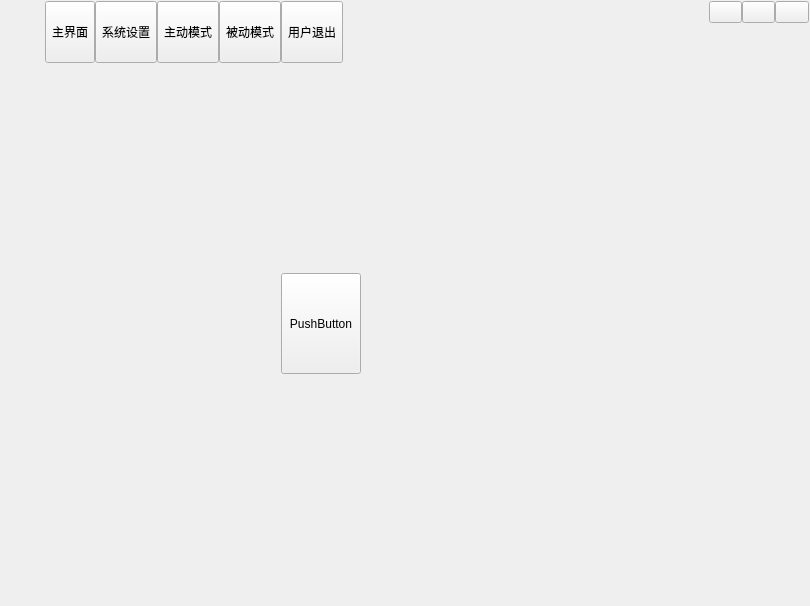
<?xml version="1.0" encoding="UTF-8"?>
<ui version="4.0">
 <class>frmMain</class>
 <widget class="QWidget" name="frmMain">
  <property name="geometry">
   <rect>
    <x>0</x>
    <y>0</y>
    <width>810</width>
    <height>606</height>
   </rect>
  </property>
  <property name="windowTitle">
   <string>Dialog</string>
  </property>
  <property name="sizeGripEnabled" stdset="0">
   <bool>false</bool>
  </property>
  <layout class="QVBoxLayout" name="verticalLayout">
   <property name="spacing">
    <number>0</number>
   </property>
   <property name="leftMargin">
    <number>1</number>
   </property>
   <property name="topMargin">
    <number>1</number>
   </property>
   <property name="rightMargin">
    <number>1</number>
   </property>
   <property name="bottomMargin">
    <number>1</number>
   </property>
   <item>
    <widget class="QWidget" name="widgetTitle" native="true">
     <property name="sizePolicy">
      <sizepolicy hsizetype="Preferred" vsizetype="Fixed">
       <horstretch>0</horstretch>
       <verstretch>0</verstretch>
      </sizepolicy>
     </property>
     <layout class="QHBoxLayout" name="horizontalLayout_2">
      <property name="spacing">
       <number>10</number>
      </property>
      <property name="leftMargin">
       <number>10</number>
      </property>
      <property name="topMargin">
       <number>0</number>
      </property>
      <property name="rightMargin">
       <number>0</number>
      </property>
      <property name="bottomMargin">
       <number>0</number>
      </property>
      <item>
       <widget class="QLabel" name="labIco">
        <property name="text">
         <string/>
        </property>
        <property name="alignment">
         <set>Qt::AlignCenter</set>
        </property>
       </widget>
      </item>
      <item>
       <widget class="QLabel" name="labTitle">
        <property name="styleSheet">
         <string notr="true"/>
        </property>
        <property name="text">
         <string/>
        </property>
        <property name="alignment">
         <set>Qt::AlignLeading|Qt::AlignLeft|Qt::AlignVCenter</set>
        </property>
       </widget>
      </item>
      <item>
       <widget class="QWidget" name="widgetTop" native="true">
        <layout class="QHBoxLayout" name="horizontalLayout_3">
         <property name="spacing">
          <number>0</number>
         </property>
         <property name="leftMargin">
          <number>0</number>
         </property>
         <property name="topMargin">
          <number>0</number>
         </property>
         <property name="rightMargin">
          <number>0</number>
         </property>
         <property name="bottomMargin">
          <number>0</number>
         </property>
         <item>
          <widget class="QToolButton" name="btnMain">
           <property name="sizePolicy">
            <sizepolicy hsizetype="Fixed" vsizetype="Expanding">
             <horstretch>0</horstretch>
             <verstretch>0</verstretch>
            </sizepolicy>
           </property>
           <property name="text">
            <string>主界面</string>
           </property>
           <property name="icon">
            <iconset>
             <normaloff>:/image/main_main.png</normaloff>:/image/main_main.png</iconset>
           </property>
           <property name="toolButtonStyle">
            <enum>Qt::ToolButtonTextUnderIcon</enum>
           </property>
          </widget>
         </item>
         <item>
          <widget class="QToolButton" name="btnConfig">
           <property name="sizePolicy">
            <sizepolicy hsizetype="Fixed" vsizetype="Expanding">
             <horstretch>0</horstretch>
             <verstretch>0</verstretch>
            </sizepolicy>
           </property>
           <property name="text">
            <string>系统设置</string>
           </property>
           <property name="icon">
            <iconset>
             <normaloff>:/image/main_config.png</normaloff>:/image/main_config.png</iconset>
           </property>
           <property name="toolButtonStyle">
            <enum>Qt::ToolButtonTextUnderIcon</enum>
           </property>
          </widget>
         </item>
         <item>
          <widget class="QToolButton" name="btnData">
           <property name="sizePolicy">
            <sizepolicy hsizetype="Fixed" vsizetype="Expanding">
             <horstretch>0</horstretch>
             <verstretch>0</verstretch>
            </sizepolicy>
           </property>
           <property name="text">
            <string>主动模式</string>
           </property>
           <property name="icon">
            <iconset>
             <normaloff>:/image/main_data.png</normaloff>:/image/main_data.png</iconset>
           </property>
           <property name="checked">
            <bool>false</bool>
           </property>
           <property name="toolButtonStyle">
            <enum>Qt::ToolButtonTextUnderIcon</enum>
           </property>
          </widget>
         </item>
         <item>
          <widget class="QToolButton" name="btnHelp">
           <property name="sizePolicy">
            <sizepolicy hsizetype="Fixed" vsizetype="Expanding">
             <horstretch>0</horstretch>
             <verstretch>0</verstretch>
            </sizepolicy>
           </property>
           <property name="styleSheet">
            <string notr="true"/>
           </property>
           <property name="text">
            <string>被动模式</string>
           </property>
           <property name="icon">
            <iconset>
             <normaloff>:/image/main_person.png</normaloff>:/image/main_person.png</iconset>
           </property>
           <property name="toolButtonStyle">
            <enum>Qt::ToolButtonTextUnderIcon</enum>
           </property>
          </widget>
         </item>
         <item>
          <widget class="QToolButton" name="btnExit">
           <property name="sizePolicy">
            <sizepolicy hsizetype="Fixed" vsizetype="Expanding">
             <horstretch>0</horstretch>
             <verstretch>0</verstretch>
            </sizepolicy>
           </property>
           <property name="styleSheet">
            <string notr="true"/>
           </property>
           <property name="text">
            <string>用户退出</string>
           </property>
           <property name="icon">
            <iconset>
             <normaloff>:/image/main_exit.png</normaloff>:/image/main_exit.png</iconset>
           </property>
           <property name="toolButtonStyle">
            <enum>Qt::ToolButtonTextUnderIcon</enum>
           </property>
          </widget>
         </item>
        </layout>
       </widget>
      </item>
      <item>
       <spacer name="horizontalSpacer">
        <property name="orientation">
         <enum>Qt::Horizontal</enum>
        </property>
        <property name="sizeHint" stdset="0">
         <size>
          <width>40</width>
          <height>20</height>
         </size>
        </property>
       </spacer>
      </item>
      <item>
       <widget class="QWidget" name="widgetMenu" native="true">
        <property name="minimumSize">
         <size>
          <width>100</width>
          <height>0</height>
         </size>
        </property>
        <property name="maximumSize">
         <size>
          <width>100</width>
          <height>16777215</height>
         </size>
        </property>
        <layout class="QGridLayout" name="gridLayout_2">
         <property name="leftMargin">
          <number>0</number>
         </property>
         <property name="topMargin">
          <number>0</number>
         </property>
         <property name="rightMargin">
          <number>0</number>
         </property>
         <property name="bottomMargin">
          <number>0</number>
         </property>
         <property name="spacing">
          <number>0</number>
         </property>
         <item row="1" column="1" colspan="3">
          <spacer name="verticalSpacer">
           <property name="orientation">
            <enum>Qt::Vertical</enum>
           </property>
           <property name="sizeHint" stdset="0">
            <size>
             <width>20</width>
             <height>40</height>
            </size>
           </property>
          </spacer>
         </item>
         <item row="0" column="1">
          <widget class="QPushButton" name="btnMenu_Min">
           <property name="sizePolicy">
            <sizepolicy hsizetype="Minimum" vsizetype="Expanding">
             <horstretch>0</horstretch>
             <verstretch>0</verstretch>
            </sizepolicy>
           </property>
           <property name="cursor">
            <cursorShape>ArrowCursor</cursorShape>
           </property>
           <property name="focusPolicy">
            <enum>Qt::NoFocus</enum>
           </property>
           <property name="toolTip">
            <string>最小化</string>
           </property>
           <property name="text">
            <string/>
           </property>
          </widget>
         </item>
         <item row="0" column="3">
          <widget class="QPushButton" name="btnMenu_Close">
           <property name="sizePolicy">
            <sizepolicy hsizetype="Minimum" vsizetype="Expanding">
             <horstretch>0</horstretch>
             <verstretch>0</verstretch>
            </sizepolicy>
           </property>
           <property name="cursor">
            <cursorShape>ArrowCursor</cursorShape>
           </property>
           <property name="focusPolicy">
            <enum>Qt::NoFocus</enum>
           </property>
           <property name="toolTip">
            <string>关闭</string>
           </property>
           <property name="text">
            <string/>
           </property>
          </widget>
         </item>
         <item row="0" column="2">
          <widget class="QPushButton" name="btnMenu_Max">
           <property name="sizePolicy">
            <sizepolicy hsizetype="Minimum" vsizetype="Expanding">
             <horstretch>0</horstretch>
             <verstretch>0</verstretch>
            </sizepolicy>
           </property>
           <property name="focusPolicy">
            <enum>Qt::NoFocus</enum>
           </property>
           <property name="text">
            <string/>
           </property>
          </widget>
         </item>
        </layout>
       </widget>
      </item>
     </layout>
    </widget>
   </item>
   <item>
    <widget class="QStackedWidget" name="stackedWidget">
     <property name="styleSheet">
      <string notr="true"/>
     </property>
     <property name="currentIndex">
      <number>1</number>
     </property>
     <widget class="QWidget" name="page1">
      <layout class="QHBoxLayout" name="horizontalLayout">
       <property name="spacing">
        <number>0</number>
       </property>
       <property name="leftMargin">
        <number>0</number>
       </property>
       <property name="topMargin">
        <number>0</number>
       </property>
       <property name="rightMargin">
        <number>0</number>
       </property>
       <property name="bottomMargin">
        <number>0</number>
       </property>
       <item>
        <widget class="QWidget" name="widgetLeftMain" native="true">
         <property name="maximumSize">
          <size>
           <width>90</width>
           <height>16777215</height>
          </size>
         </property>
         <layout class="QVBoxLayout" name="verticalLayout_2">
          <property name="spacing">
           <number>0</number>
          </property>
          <property name="leftMargin">
           <number>0</number>
          </property>
          <property name="topMargin">
           <number>0</number>
          </property>
          <property name="rightMargin">
           <number>0</number>
          </property>
          <property name="bottomMargin">
           <number>0</number>
          </property>
          <item>
           <widget class="QToolButton" name="tbtnMain1">
            <property name="sizePolicy">
             <sizepolicy hsizetype="Expanding" vsizetype="Fixed">
              <horstretch>0</horstretch>
              <verstretch>0</verstretch>
             </sizepolicy>
            </property>
            <property name="text">
             <string>数据显示</string>
            </property>
           </widget>
          </item>
          <item>
           <widget class="QToolButton" name="tbtnMain2">
            <property name="sizePolicy">
             <sizepolicy hsizetype="Expanding" vsizetype="Fixed">
              <horstretch>0</horstretch>
              <verstretch>0</verstretch>
             </sizepolicy>
            </property>
            <property name="text">
             <string>用户信息</string>
            </property>
           </widget>
          </item>
          <item>
           <widget class="QToolButton" name="tbtnMain3">
            <property name="sizePolicy">
             <sizepolicy hsizetype="Expanding" vsizetype="Fixed">
              <horstretch>0</horstretch>
              <verstretch>0</verstretch>
             </sizepolicy>
            </property>
            <property name="text">
             <string>设备状态</string>
            </property>
           </widget>
          </item>
          <item>
           <spacer name="verticalSpacer_2">
            <property name="orientation">
             <enum>Qt::Vertical</enum>
            </property>
            <property name="sizeHint" stdset="0">
             <size>
              <width>20</width>
              <height>471</height>
             </size>
            </property>
           </spacer>
          </item>
         </layout>
        </widget>
       </item>
       <item>
        <widget class="QWidget" name="widgetMainWidget" native="true"/>
       </item>
      </layout>
     </widget>
     <widget class="QWidget" name="widget_blank">
      <widget class="QWidget" name="widget_2" native="true">
       <property name="geometry">
        <rect>
         <x>220</x>
         <y>100</y>
         <width>291</width>
         <height>251</height>
        </rect>
       </property>
       <widget class="QPushButton" name="pushButton_2">
        <property name="geometry">
         <rect>
          <x>60</x>
          <y>110</y>
          <width>80</width>
          <height>101</height>
         </rect>
        </property>
        <property name="text">
         <string>PushButton</string>
        </property>
       </widget>
      </widget>
     </widget>
     <widget class="QWidget" name="page2">
      <layout class="QHBoxLayout" name="horizontalLayout_4">
       <property name="spacing">
        <number>0</number>
       </property>
       <property name="leftMargin">
        <number>0</number>
       </property>
       <property name="topMargin">
        <number>0</number>
       </property>
       <property name="rightMargin">
        <number>0</number>
       </property>
       <property name="bottomMargin">
        <number>0</number>
       </property>
       <item>
        <widget class="QWidget" name="widgetLeftConfig" native="true">
         <property name="maximumSize">
          <size>
           <width>110</width>
           <height>16777215</height>
          </size>
         </property>
         <layout class="QVBoxLayout" name="verticalLayout_3">
          <property name="spacing">
           <number>0</number>
          </property>
          <property name="leftMargin">
           <number>0</number>
          </property>
          <property name="topMargin">
           <number>0</number>
          </property>
          <property name="rightMargin">
           <number>0</number>
          </property>
          <property name="bottomMargin">
           <number>0</number>
          </property>
          <item>
           <widget class="QToolButton" name="tbtnConfig1">
            <property name="sizePolicy">
             <sizepolicy hsizetype="Expanding" vsizetype="Fixed">
              <horstretch>0</horstretch>
              <verstretch>0</verstretch>
             </sizepolicy>
            </property>
            <property name="text">
             <string>基本设置</string>
            </property>
           </widget>
          </item>
          <item>
           <widget class="QToolButton" name="tbtnConfig2">
            <property name="sizePolicy">
             <sizepolicy hsizetype="Expanding" vsizetype="Fixed">
              <horstretch>0</horstretch>
              <verstretch>0</verstretch>
             </sizepolicy>
            </property>
            <property name="text">
             <string>偏好设置</string>
            </property>
           </widget>
          </item>
          <item>
           <widget class="QToolButton" name="tbtnConfig3">
            <property name="sizePolicy">
             <sizepolicy hsizetype="Expanding" vsizetype="Fixed">
              <horstretch>0</horstretch>
              <verstretch>0</verstretch>
             </sizepolicy>
            </property>
            <property name="text">
             <string>用户信息</string>
            </property>
           </widget>
          </item>
          <item>
           <widget class="QToolButton" name="tbtnConfig5">
            <property name="sizePolicy">
             <sizepolicy hsizetype="Expanding" vsizetype="Fixed">
              <horstretch>0</horstretch>
              <verstretch>0</verstretch>
             </sizepolicy>
            </property>
            <property name="text">
             <string>设备设置</string>
            </property>
           </widget>
          </item>
          <item>
           <widget class="QToolButton" name="tbtnConfig6">
            <property name="sizePolicy">
             <sizepolicy hsizetype="Expanding" vsizetype="Fixed">
              <horstretch>0</horstretch>
              <verstretch>0</verstretch>
             </sizepolicy>
            </property>
            <property name="text">
             <string>其他设置</string>
            </property>
           </widget>
          </item>
          <item>
           <spacer name="verticalSpacer_3">
            <property name="orientation">
             <enum>Qt::Vertical</enum>
            </property>
            <property name="sizeHint" stdset="0">
             <size>
              <width>20</width>
              <height>417</height>
             </size>
            </property>
           </spacer>
          </item>
         </layout>
        </widget>
       </item>
       <item>
        <widget class="QLabel" name="lab2">
         <property name="sizePolicy">
          <sizepolicy hsizetype="Expanding" vsizetype="Expanding">
           <horstretch>0</horstretch>
           <verstretch>0</verstretch>
          </sizepolicy>
         </property>
         <property name="text">
          <string>系统设置</string>
         </property>
         <property name="alignment">
          <set>Qt::AlignCenter</set>
         </property>
        </widget>
       </item>
      </layout>
     </widget>
     <widget class="QWidget" name="page3">
      <layout class="QVBoxLayout" name="verticalLayout_5">
       <item>
        <widget class="QLabel" name="lab3">
         <property name="text">
          <string>主动模式</string>
         </property>
         <property name="alignment">
          <set>Qt::AlignCenter</set>
         </property>
        </widget>
       </item>
      </layout>
     </widget>
     <widget class="QWidget" name="page4">
      <layout class="QVBoxLayout" name="verticalLayout_4">
       <item>
        <widget class="QWidget" name="widget" native="true">
         <widget class="QPushButton" name="pushButton_3">
          <property name="geometry">
           <rect>
            <x>20</x>
            <y>20</y>
            <width>191</width>
            <height>191</height>
           </rect>
          </property>
          <property name="text">
           <string>抓握训练</string>
          </property>
         </widget>
         <widget class="QPushButton" name="pushButton_4">
          <property name="geometry">
           <rect>
            <x>300</x>
            <y>20</y>
            <width>191</width>
            <height>191</height>
           </rect>
          </property>
          <property name="text">
           <string>手指爬格训练</string>
          </property>
         </widget>
         <widget class="QPushButton" name="pushButton_5">
          <property name="geometry">
           <rect>
            <x>580</x>
            <y>20</y>
            <width>191</width>
            <height>191</height>
           </rect>
          </property>
          <property name="text">
           <string>被动式练习</string>
          </property>
         </widget>
         <widget class="QPushButton" name="pushButton_6">
          <property name="geometry">
           <rect>
            <x>20</x>
            <y>300</y>
            <width>191</width>
            <height>191</height>
           </rect>
          </property>
          <property name="text">
           <string>码垛练习</string>
          </property>
         </widget>
         <widget class="QPushButton" name="pushButton_7">
          <property name="geometry">
           <rect>
            <x>300</x>
            <y>300</y>
            <width>191</width>
            <height>191</height>
           </rect>
          </property>
          <property name="text">
           <string>握笔姿势训练</string>
          </property>
         </widget>
         <widget class="QPushButton" name="pushButton_8">
          <property name="geometry">
           <rect>
            <x>580</x>
            <y>300</y>
            <width>191</width>
            <height>191</height>
           </rect>
          </property>
          <property name="text">
           <string>握手姿势训练</string>
          </property>
         </widget>
        </widget>
       </item>
      </layout>
     </widget>
     <widget class="QWidget" name="widgetMainwidget_1">
      <widget class="QWidget" name="graphics_widget" native="true">
       <property name="geometry">
        <rect>
         <x>170</x>
         <y>110</y>
         <width>561</width>
         <height>351</height>
        </rect>
       </property>
       <widget class="QGraphicsView" name="graphicsView">
        <property name="geometry">
         <rect>
          <x>160</x>
          <y>20</y>
          <width>331</width>
          <height>211</height>
         </rect>
        </property>
       </widget>
       <widget class="QPushButton" name="pushButton">
        <property name="geometry">
         <rect>
          <x>50</x>
          <y>60</y>
          <width>80</width>
          <height>101</height>
         </rect>
        </property>
        <property name="text">
         <string>PushButton</string>
        </property>
       </widget>
      </widget>
     </widget>
    </widget>
   </item>
  </layout>
 </widget>
 <resources/>
 <connections/>
</ui>
